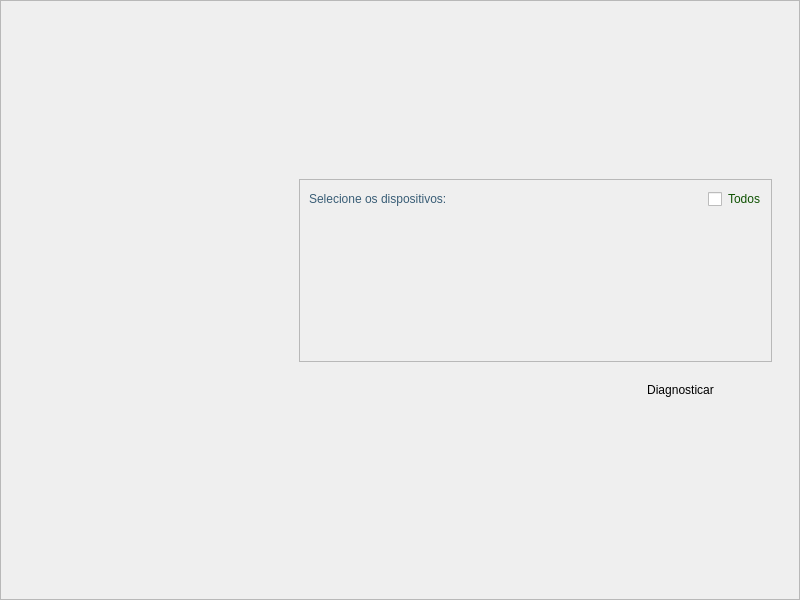
<?xml version="1.0" encoding="UTF-8"?>
<ui version="4.0">
 <class>LDC_Selection_Frame</class>
 <widget class="QFrame" name="LDC_Selection_Frame">
  <property name="geometry">
   <rect>
    <x>0</x>
    <y>0</y>
    <width>800</width>
    <height>600</height>
   </rect>
  </property>
  <property name="minimumSize">
   <size>
    <width>800</width>
    <height>580</height>
   </size>
  </property>
  <property name="maximumSize">
   <size>
    <width>800</width>
    <height>600</height>
   </size>
  </property>
  <property name="windowTitle">
   <string>Librix Diagnostics Center</string>
  </property>
  <property name="styleSheet">
   <string>background-image: url(:/ldc_selection_bckg/ldc_selection_bckg.png);</string>
  </property>
  <property name="frameShape">
   <enum>QFrame::StyledPanel</enum>
  </property>
  <property name="frameShadow">
   <enum>QFrame::Raised</enum>
  </property>
  <widget class="QFrame" name="frame_2">
   <property name="geometry">
    <rect>
     <x>290</x>
     <y>170</y>
     <width>491</width>
     <height>251</height>
    </rect>
   </property>
   <property name="autoFillBackground">
    <bool>false</bool>
   </property>
   <property name="styleSheet">
    <string>background-image: url(:/ldc_transparency/ldc_transparency.png);</string>
   </property>
   <property name="frameShape">
    <enum>QFrame::NoFrame</enum>
   </property>
   <property name="frameShadow">
    <enum>QFrame::Plain</enum>
   </property>
   <layout class="QVBoxLayout" name="verticalLayout_2">
    <item>
     <widget class="QFrame" name="frame">
      <property name="font">
       <font>
        <family>Arial</family>
       </font>
      </property>
      <property name="autoFillBackground">
       <bool>false</bool>
      </property>
      <property name="styleSheet">
       <string>background-image: url(:/ldc_white_bckg/ldc_white_bckg.png);
border-color: rgb(255, 0, 0);</string>
      </property>
      <property name="frameShape">
       <enum>QFrame::StyledPanel</enum>
      </property>
      <property name="frameShadow">
       <enum>QFrame::Plain</enum>
      </property>
      <property name="lineWidth">
       <number>1</number>
      </property>
      <property name="midLineWidth">
       <number>0</number>
      </property>
      <layout class="QVBoxLayout" name="verticalLayout_3">
       <item>
        <layout class="QHBoxLayout" name="horizontalLayout">
         <item>
          <widget class="QLabel" name="label">
           <property name="maximumSize">
            <size>
             <width>16777215</width>
             <height>21</height>
            </size>
           </property>
           <property name="styleSheet">
            <string>color: rgb(57, 93, 118);</string>
           </property>
           <property name="text">
            <string>Selecione os dispositivos:</string>
           </property>
          </widget>
         </item>
         <item>
          <spacer name="horizontalSpacer">
           <property name="orientation">
            <enum>Qt::Horizontal</enum>
           </property>
           <property name="sizeHint" stdset="0">
            <size>
             <width>40</width>
             <height>20</height>
            </size>
           </property>
          </spacer>
         </item>
         <item>
          <widget class="QCheckBox" name="checkBox">
           <property name="maximumSize">
            <size>
             <width>16777215</width>
             <height>21</height>
            </size>
           </property>
           <property name="styleSheet">
            <string>color: rgb(15, 82, 2);</string>
           </property>
           <property name="text">
            <string>Todos</string>
           </property>
          </widget>
         </item>
        </layout>
       </item>
       <item>
        <layout class="QGridLayout" name="gridLayout"/>
       </item>
       <item>
        <spacer name="verticalSpacer">
         <property name="orientation">
          <enum>Qt::Vertical</enum>
         </property>
         <property name="sizeHint" stdset="0">
          <size>
           <width>20</width>
           <height>40</height>
          </size>
         </property>
        </spacer>
       </item>
      </layout>
     </widget>
    </item>
    <item>
     <layout class="QHBoxLayout" name="horizontalLayout_2">
      <item>
       <spacer name="horizontalSpacer_2">
        <property name="orientation">
         <enum>Qt::Horizontal</enum>
        </property>
        <property name="sizeHint" stdset="0">
         <size>
          <width>40</width>
          <height>20</height>
         </size>
        </property>
       </spacer>
      </item>
      <item>
       <widget class="QPushButton" name="pushButton">
        <property name="sizePolicy">
         <sizepolicy hsizetype="Fixed" vsizetype="Fixed">
          <horstretch>180</horstretch>
          <verstretch>40</verstretch>
         </sizepolicy>
        </property>
        <property name="minimumSize">
         <size>
          <width>183</width>
          <height>44</height>
         </size>
        </property>
        <property name="styleSheet">
         <string>background-image: url(:/ldc_button_bckg/ldc_button.png);
border-color: rgb(184, 202, 217);</string>
        </property>
        <property name="text">
         <string>Diagnosticar</string>
        </property>
        <property name="flat">
         <bool>true</bool>
        </property>
       </widget>
      </item>
     </layout>
    </item>
   </layout>
  </widget>
 </widget>
 <resources>
  <include location="../resources/ldc_resources.qrc"/>
 </resources>
 <connections/>
</ui>
